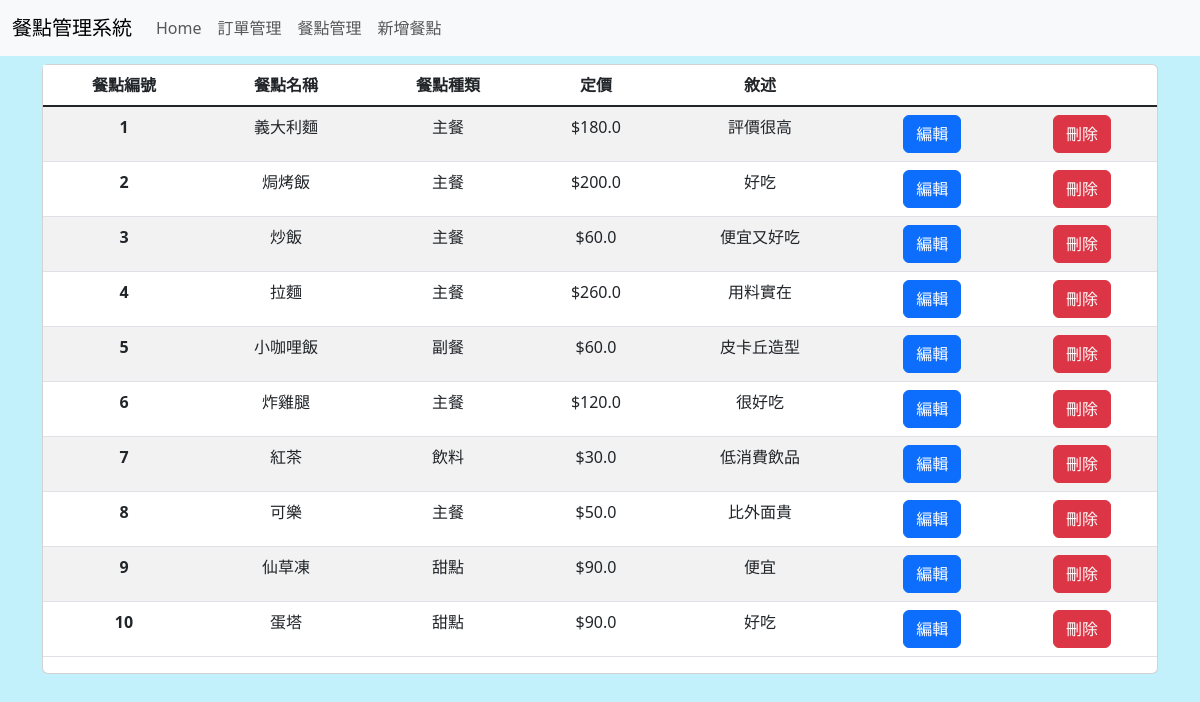
The page /admin on the database its author committed.
### tables this page shows
CREATE TABLE menu_items (
                id INTEGER PRIMARY KEY,
                categories TEXT,
                name TEXT,
                image TEXT,
                price REAL,
                description TEXT,
                FOREIGN KEY (categories) REFERENCES categories (name)
            );

### app.py (the view)
@app.route('/admin')
def admin():
    conn = create_connection()
    cursor = conn.cursor()
    cursor.execute('SELECT * FROM menu_items')
    items = cursor.fetchall()
    return render_template('admin.html',items=items)

### lib.py (called while the page is built)
def create_connection():
    conn = None
    try:
        conn = sqlite3.connect('database.db')
        print(f'Successfully connected to the database')
        return conn
    except Error as e:
        print(f'Error connecting to the database: {e}')
    return conn

### templates/admin.html
{% extends '/sample/base.html' %} {% block content %}
<div class="row align-items-center justify-content-center">
  <div class="col">
    <div class="card">
      <table class="table table-striped table-hover">
        <thead>
          <tr>
            <th scope="col">餐點編號</th>
            <th scope="col">餐點名稱</th>
            <th scope="col">餐點種類</th>
            <th scope="col">定價</th>
            <th scope="col">敘述</th>
            <th scope="col"></th>
            <th scope="col"></th>
          </tr>
        </thead>
        <tbody class="table-group-divider">
          {%for item in items%}
          <tr>
            <th scope="row">{{item.0}}</th>
            <td>{{item.2}}</td>
            <td>{{item.1}}</td>
            <td>${{item.4}}</td>
            <td>{{item.5}}</td>
            <td colspan="2">
              <button
                type="button"
                class="btn btn-primary"
                onclick="window.location.href = '/edit_menu_item/{{ item.0 }}'"
              >
                編輯
              </button>
            </td>
            <td colspan="2">
              <form
                action="/delete_menu_item/{{ item.0 }}"
                method="POST"
                onsubmit="return confirm('確定要刪除該餐點嗎？')"
              >
                <button type="submit" class="btn btn-danger">刪除</button>
              </form>
            </td>
          </tr>
          {% endfor%}
        </tbody>
      </table>
    </div>
  </div>
</div>
{% endblock content%}

### rows shown on the page
menu_items: id "1", name "義大利麵", categories "主餐", price "180.0", description "評價很高"
menu_items: id "2", name "焗烤飯", categories "主餐", price "200.0", description "好吃"
menu_items: id "3", name "炒飯", categories "主餐", price "60.0", description "便宜又好吃"
menu_items: id "4", name "拉麵", categories "主餐", price "260.0", description "用料實在"
menu_items: id "5", name "小咖哩飯", categories "副餐", price "60.0", description "皮卡丘造型"
menu_items: id "6", name "炸雞腿", categories "主餐", price "120.0", description "很好吃"
menu_items: id "7", name "紅茶", categories "飲料", price "30.0", description "低消費飲品"
menu_items: id "8", name "可樂", categories "主餐", price "50.0", description "比外面貴"
menu_items: id "9", name "仙草凍", categories "甜點", price "90.0", description "便宜"
menu_items: id "10", name "蛋塔", categories "甜點", price "90.0", description "好吃"
